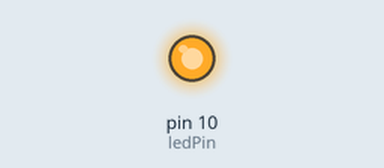
Simulated run of this sketch. Board: Arduino Uno, built with avr-gcc and run on an emulated ATmega328P. Shown: output pins drawn as LEDs (lit = HIGH).

Above: at 0.4 s.
At 8.7 s:
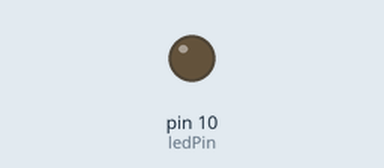
Timing chart, 0 to 9.6 s (numbered marks = the images above):
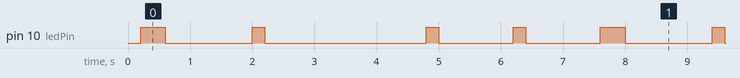

The sketch:

morse_code.ino
```cpp
const int ledPin =  10;// the number of the LED pin


//Morse code library (taken from http://crumbsofcode.com/text-to-morse-code-in-c/)
char text[36] = {'A', 'B', 'C', 'D', 'E', 'F', 'G', 'H', 'I', 'J', 'K', 'L', 'M', 'N', 'O', 'P', 'Q', 'R', 'S', 'T', 'U', 'V', 'W', 'X', 'Y', 'Z',
 '1','2','3','4','5','6','7','8', '9','0' };

String morse[36] = {".-","-...","-.-.","-..",".","..-","--.","....","..",".---","-.-",".-..","--","-.","---",".--.","--.-",".-.","...","-","..-","...-",".--","-..-","-.--","--..",
 ".----","..---","...--","....-",".....","-....","--....","---..","----.","-----"};
//End of morse code library


void setup() {
  // set the digital pin as output:
  pinMode(ledPin, OUTPUT);
  digitalWrite(ledPin, LOW); // set the pin value on low at the begin
  Serial.begin(9600);

}

void morse_it(String x){

  for(int i=0; i<x.length(); i++){
    if(x[i] == '.'){
      dot();
    }
    else{
      dash();
    }
  }
}

void dot() {
  //Morse code dot
  digitalWrite(ledPin,LOW);
  delay(200);
}

void dash() {
  //Morse code dash
  digitalWrite(ledPin, HIGH);
  delay(200);
 }

void wordSpace(){
  digitalWrite(ledPin, LOW);
  delay(1000);
}

void letterSpace(){
  digitalWrite(ledPin, LOW);
  delay(1000);
}

void loop() {

    String sentence = "PASTA";
   /** Serial.println("Enter word to be converted to morse code");
    while (Serial.available() == 0) {
    // Wait for User to Input Data
      sentence = Serial.readString(); //Read the data the user has input
      Serial.println(sentence);
      //break;
   }
   Serial.println("ayo");
*/
   for(int i = 0; i<sentence.length(); i++){
    char x = sentence[i];
    if (x == ' '){
      wordSpace();
    }
    else{
      for(int j=0; j<36; j++){
        if(x == text[j]){
          morse_it(morse[j]);
          letterSpace();
          break;
        }
      }
    }
   }
}
```

Measured:
- by itself, pin 10 (ledPin): repeats every 7.4 s: LOW 1.4 s, HIGH 0.20 s, LOW 2.6 s, 2 × (HIGH 0.20 s, LOW 1.2 s), HIGH 0.40 s
- by itself, everything shown: repeats every 7.4 s, in 8 steps
